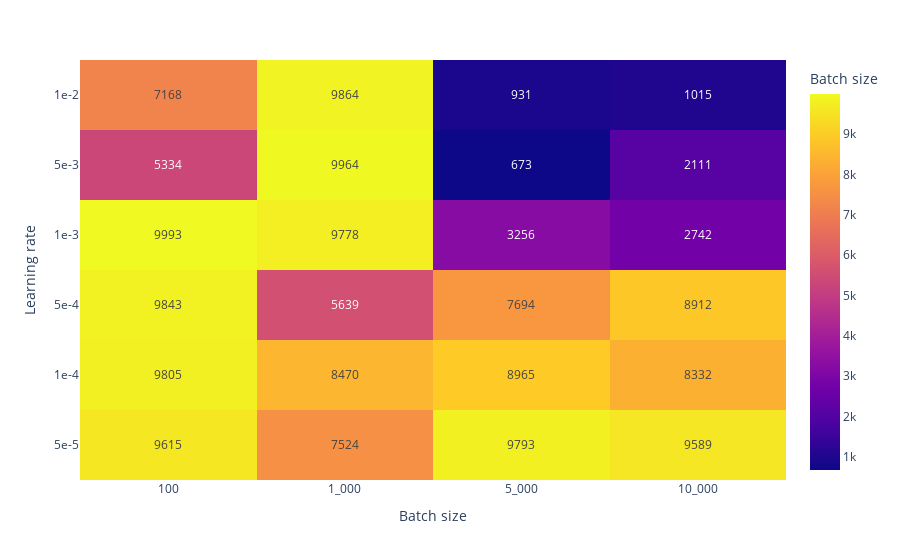

Source (notebook cell):
### Code cell
make_heat_map_learning_rate("important_results/epoch_lr_1D_european.txt", ["1e-2", "5e-3", "1e-3", "5e-4", "1e-4", "5e-5"], ["100", "1_000", "5_000", "10_000"], lambda x: f'{x:.0f}')

### Figure 1 — Plotly figure (JSON) as saved in the notebook; plotly's stock layout.template omitted (floating-point values rounded to 4 significant figures)
{"data": [{"coloraxis": "coloraxis", "hovertemplate": "Batch size: %{x}<br>Learning rate: %{y}<br>Batch size: %{z}<extra></extra>", "name": "0", "text": [["7168", "9864", "931", "1015"], ["5334", "9964", "673", "2111"], ["9993", "9778", "3256", "2742"], ["9843", "5639", "7694", "8912"], ["9805", "8470", "8965", "8332"], ["9615", "7524", "9793", "9589"]], "texttemplate": "%{text}", "type": "heatmap", "x": ["100", "1_000", "5_000", "10_000"], "xaxis": "x", "y": ["1e-2", "5e-3", "1e-3", "5e-4", "1e-4", "5e-5"], "yaxis": "y", "z": [[7168, 9864, 931, 1015], [5334, 9964, 673, 2111], [9993, 9778, 3256, 2742], [9843, 5639, 7694, 8912], [9805, 8470, 8965, 8332], [9615, 7524, 9793, 9589]]}], "layout": {"coloraxis": {"colorbar": {"title": {"text": "Batch size"}}, "colorscale": [[0, "#0d0887"], [0.1111, "#46039f"], [0.2222, "#7201a8"], [0.3333, "#9c179e"], [0.4444, "#bd3786"], [0.5556, "#d8576b"], [0.6667, "#ed7953"], [0.7778, "#fb9f3a"], [0.8889, "#fdca26"], [1, "#f0f921"]]}, "margin": {"t": 60}, "xaxis": {"anchor": "y", "domain": [0, 1], "title": {"text": "Batch size"}}, "yaxis": {"anchor": "x", "autorange": "reversed", "domain": [0, 1], "title": {"text": "Learning rate"}}}}
